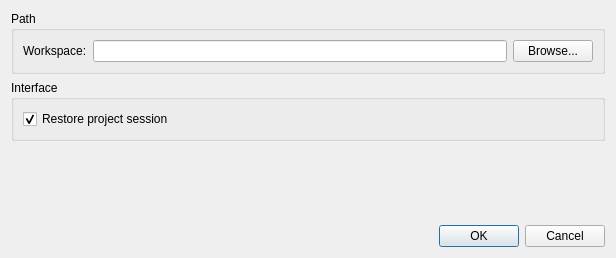
<?xml version="1.0" encoding="UTF-8"?>
<ui version="4.0">
 <class>Options</class>
 <widget class="QDialog" name="Options">
  <property name="geometry">
   <rect>
    <x>0</x>
    <y>0</y>
    <width>616</width>
    <height>258</height>
   </rect>
  </property>
  <property name="windowTitle">
   <string>Options</string>
  </property>
  <layout class="QVBoxLayout" name="verticalLayout">
   <item>
    <widget class="QGroupBox" name="groupBoxPath">
     <property name="title">
      <string>Path</string>
     </property>
     <layout class="QGridLayout" name="gridLayout">
      <item row="0" column="1">
       <widget class="QLineEdit" name="lineEditWorkspace"/>
      </item>
      <item row="0" column="0">
       <widget class="QLabel" name="label">
        <property name="text">
         <string>Workspace:</string>
        </property>
       </widget>
      </item>
      <item row="0" column="2">
       <widget class="QPushButton" name="pushButtonWorkspace">
        <property name="text">
         <string>Browse...</string>
        </property>
       </widget>
      </item>
     </layout>
    </widget>
   </item>
   <item>
    <widget class="QGroupBox" name="groupBoxInterface">
     <property name="title">
      <string>Interface</string>
     </property>
     <layout class="QVBoxLayout" name="verticalLayout_2">
      <item>
       <widget class="QCheckBox" name="checkBoxSession">
        <property name="text">
         <string>Restore project session</string>
        </property>
        <property name="checked">
         <bool>true</bool>
        </property>
       </widget>
      </item>
     </layout>
    </widget>
   </item>
   <item>
    <spacer name="verticalSpacer">
     <property name="orientation">
      <enum>Qt::Vertical</enum>
     </property>
     <property name="sizeHint" stdset="0">
      <size>
       <width>20</width>
       <height>40</height>
      </size>
     </property>
    </spacer>
   </item>
   <item>
    <widget class="QDialogButtonBox" name="buttonBox">
     <property name="orientation">
      <enum>Qt::Horizontal</enum>
     </property>
     <property name="standardButtons">
      <set>QDialogButtonBox::Cancel|QDialogButtonBox::Ok</set>
     </property>
    </widget>
   </item>
  </layout>
 </widget>
 <resources/>
 <connections>
  <connection>
   <sender>buttonBox</sender>
   <signal>accepted()</signal>
   <receiver>Options</receiver>
   <slot>accept()</slot>
   <hints>
    <hint type="sourcelabel">
     <x>248</x>
     <y>254</y>
    </hint>
    <hint type="destinationlabel">
     <x>157</x>
     <y>274</y>
    </hint>
   </hints>
  </connection>
  <connection>
   <sender>buttonBox</sender>
   <signal>rejected()</signal>
   <receiver>Options</receiver>
   <slot>reject()</slot>
   <hints>
    <hint type="sourcelabel">
     <x>316</x>
     <y>260</y>
    </hint>
    <hint type="destinationlabel">
     <x>286</x>
     <y>274</y>
    </hint>
   </hints>
  </connection>
 </connections>
</ui>
